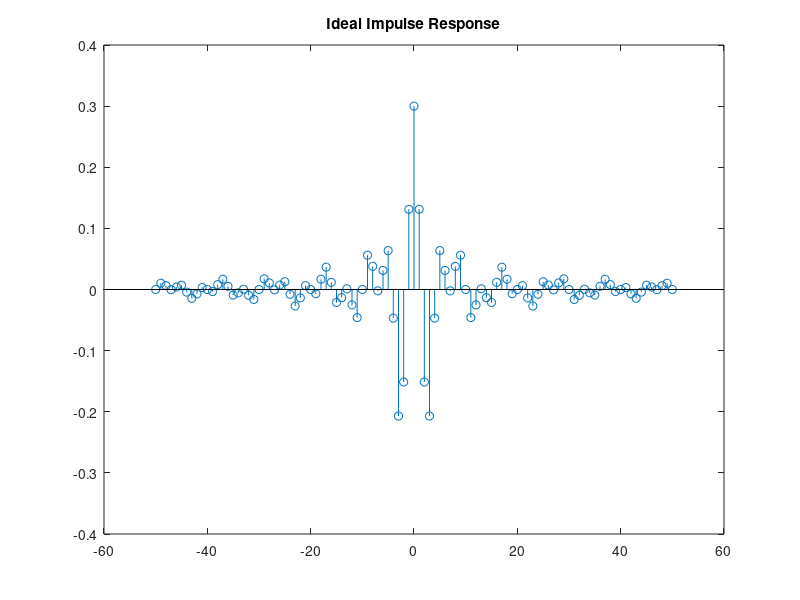

Write the MATLAB code that produced this figure. (Note: this script raises an error after producing the figure.)
wc1 = 0.2*pi;
wc2 = 0.5*pi;
N = 101;
n = -(N-1)/2 : (N-1)/2;
hd = (wc2/pi) * sinc(wc2*n/pi) - (wc1/pi) * sinc(wc1*n/pi);
rectwin = ones(1, N);
hamming = 0.54 - 0.46*cos(2*pi*(0:N-1)/(N-1));
blackman = 0.42 - 0.5*cos(2*pi*(0:N-1)/(N-1)) + 0.08*cos(4*pi*(0:N-1)/(N-1));
h_rect = hd .* rectwin;
h_hamming = hd .* hamming;
h_blackman = hd .* blackman;

figure;
stem(n, hd);
title('Ideal Impulse Response');
 
plotter(n, h_rect, "Rectangular Window");
plotter(n, h_hamming, "Hamming Window");
plotter(n, h_blackman, "Blackmann Window");

function plotter(n, filter, titlestring)
    f = linspace(0, 1, 512);
    fft_win = myfreqz(filter);
    mag_spectrum = 20 * log10(calc_abs(fft_win));
    phase_spectrum = angle(fft_win); 
    figure;
    subplot(3,1,1);
    plot(f, mag_spectrum);
    title('Magnitude Spectrum')
    grid on;
    subplot(3,1,2);
    plot(f, phase_spectrum);
    title('Phase Spectrum')
    grid on;
    subplot(3,1,3);
    stem(n, filter);
    title('Impulse Response')
    sgtitle(titlestring);
    grid on;
    % figure;
    % freqz(filter, 1, 512 );
    
end


